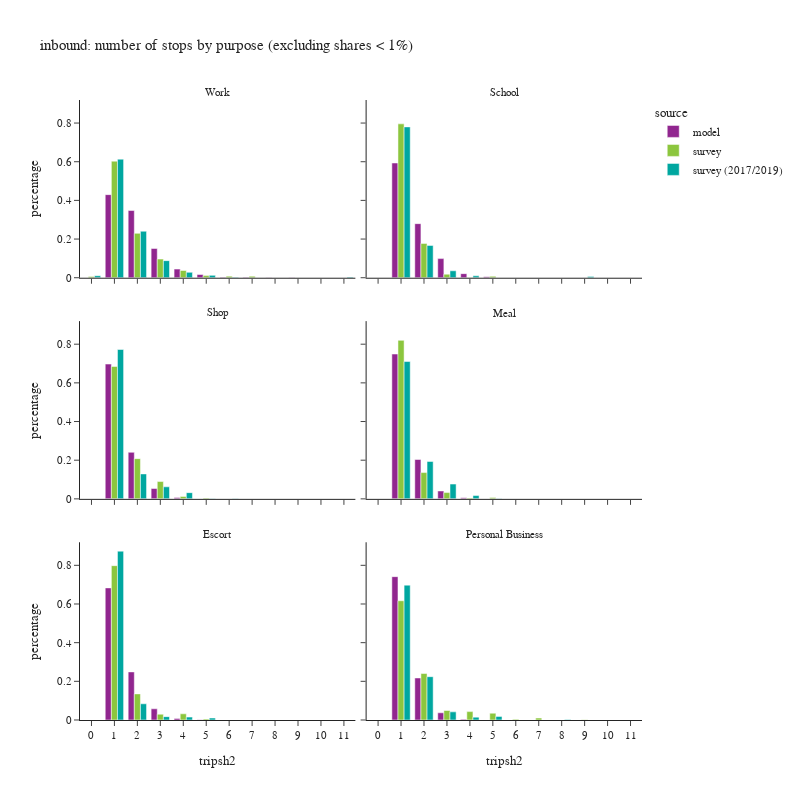

The cell this chart's notebook holds for it:
### Code cell
df_plot = df_tour.groupby(['tripsh2','pdpurp_label','source'])['toexpfac'].sum().reset_index()
df_plot['percentage'] = df_plot.groupby(['pdpurp_label','source'], group_keys=False)['toexpfac']. \
    apply(lambda x: x / float(x.sum()))
df_plot2 = df_plot.loc[df_plot['percentage'] > 0.001]

fig = px.bar(df_plot2.sort_values(['source','pdpurp_label']),
             x="tripsh2", y="percentage", color="source",barmode="group",
             facet_col='pdpurp_label', facet_col_wrap=2,
             hover_data=['toexpfac'],
             title="inbound: number of stops by purpose (excluding shares < 1%)")
fig.update_layout(height=800, width=800)
fig.for_each_annotation(lambda a: a.update(text = a.text.split("=")[-1]))
fig.for_each_xaxis(lambda a: a.update(dict(dtick = 1, categoryorder='category ascending')))
fig.show()

### Figure 1 — Plotly figure (JSON) as saved in the notebook; plotly's stock layout.template omitted (floating-point values rounded to 4 significant figures)
{"data": [{"alignmentgroup": "True", "customdata": [[652583], [527751], [229734], [67806], [25333], [3862], [2851], [2236], [1607]], "hovertemplate": "source=model<br>pdpurp_label=Work<br>tripsh2=%{x}<br>percentage=%{y}<br>toexpfac=%{customdata[0]}<extra></extra>", "legendgroup": "model", "marker": {"color": "#91268F", "pattern": {"shape": ""}}, "name": "model", "offsetgroup": "model", "orientation": "v", "showlegend": true, "textposition": "auto", "type": "bar", "x": [1, 2, 3, 4, 5, 6, 7, 8, 9], "xaxis": "x5", "y": [0.4298, 0.3476, 0.1513, 0.04466, 0.01669, 0.002544, 0.001878, 0.001473, 0.001058], "yaxis": "y5"}, {"alignmentgroup": "True", "customdata": [[309098], [145685], [51549], [11064], [2618]], "hovertemplate": "source=model<br>pdpurp_label=School<br>tripsh2=%{x}<br>percentage=%{y}<br>toexpfac=%{customdata[0]}<extra></extra>", "legendgroup": "model", "marker": {"color": "#91268F", "pattern": {"shape": ""}}, "name": "model", "offsetgroup": "model", "orientation": "v", "showlegend": false, "textposition": "auto", "type": "bar", "x": [1, 2, 3, 4, 5], "xaxis": "x6", "y": [0.5935, 0.2797, 0.09897, 0.02124, 0.005026], "yaxis": "y6"}, {"alignmentgroup": "True", "customdata": [[504593], [174269], [38712], [5224], [806]], "hovertemplate": "source=model<br>pdpurp_label=Shop<br>tripsh2=%{x}<br>percentage=%{y}<br>toexpfac=%{customdata[0]}<extra></extra>", "legendgroup": "model", "marker": {"color": "#91268F", "pattern": {"shape": ""}}, "name": "model", "offsetgroup": "model", "orientation": "v", "showlegend": false, "textposition": "auto", "type": "bar", "x": [1, 2, 3, 4, 5], "xaxis": "x3", "y": [0.6972, 0.2408, 0.05349, 0.007218, 0.001114], "yaxis": "y3"}, {"alignmentgroup": "True", "customdata": [[291977], [79336], [15888], [2204]], "hovertemplate": "source=model<br>pdpurp_label=Meal<br>tripsh2=%{x}<br>percentage=%{y}<br>toexpfac=%{customdata[0]}<extra></extra>", "legendgroup": "model", "marker": {"color": "#91268F", "pattern": {"shape": ""}}, "name": "model", "offsetgroup": "model", "orientation": "v", "showlegend": false, "textposition": "auto", "type": "bar", "x": [1, 2, 3, 4], "xaxis": "x4", "y": [0.749, 0.2035, 0.04076, 0.005654], "yaxis": "y4"}, {"alignmentgroup": "True", "customdata": [[443843], [161597], [37597], [5459], [882]], "hovertemplate": "source=model<br>pdpurp_label=Escort<br>tripsh2=%{x}<br>percentage=%{y}<br>toexpfac=%{customdata[0]}<extra></extra>", "legendgroup": "model", "marker": {"color": "#91268F", "pattern": {"shape": ""}}, "name": "model", "offsetgroup": "model", "orientation": "v", "showlegend": false, "textposition": "auto", "type": "bar", "x": [1, 2, 3, 4, 5], "xaxis": "x", "y": [0.6833, 0.2488, 0.05788, 0.008404, 0.001358], "yaxis": "y"}, {"alignmentgroup": "True", "customdata": [[303642], [89057], [15248], [1397]], "hovertemplate": "source=model<br>pdpurp_label=Personal Business<br>tripsh2=%{x}<br>percentage=%{y}<br>toexpfac=%{customdata[0]}<extra></extra>", "legendgroup": "model", "marker": {"color": "#91268F", "pattern": {"shape": ""}}, "name": "model", "offsetgroup": "model", "orientation": "v", "showlegend": false, "textposition": "auto", "type": "bar", "x": [1, 2, 3, 4], "xaxis": "x2", "y": [0.7414, 0.2175, 0.03723, 0.003411], "yaxis": "y2"}, {"alignmentgroup": "True", "customdata": [[8964.0], [837500.0], [318900.0], [133900.0], [51890.0], [15200.0], [11250.0], [10700.0]], "hovertemplate": "source=survey<br>pdpurp_label=Work<br>tripsh2=%{x}<br>percentage=%{y}<br>toexpfac=%{customdata[0]}<extra></extra>", "legendgroup": "survey", "marker": {"color": "#8CC63E", "pattern": {"shape": ""}}, "name": "survey", "offsetgroup": "survey", "orientation": "v", "showlegend": true, "textposition": "auto", "type": "bar", "x": [0, 1, 2, 3, 4, 5, 6, 7], "xaxis": "x5", "y": [0.006453, 0.6029, 0.2295, 0.09641, 0.03735, 0.01094, 0.008097, 0.007701], "yaxis": "y5"}, {"alignmentgroup": "True", "customdata": [[389300.0], [86870.0], [8943.0], [511.1], [3527.0]], "hovertemplate": "source=survey<br>pdpurp_label=School<br>tripsh2=%{x}<br>percentage=%{y}<br>toexpfac=%{customdata[0]}<extra></extra>", "legendgroup": "survey", "marker": {"color": "#8CC63E", "pattern": {"shape": ""}}, "name": "survey", "offsetgroup": "survey", "orientation": "v", "showlegend": false, "textposition": "auto", "type": "bar", "x": [1, 2, 3, 4, 5], "xaxis": "x6", "y": [0.7959, 0.1776, 0.01828, 0.001045, 0.007211], "yaxis": "y6"}, {"alignmentgroup": "True", "customdata": [[447100.0], [135800.0], [58480.0], [8263.0], [2524.0]], "hovertemplate": "source=survey<br>pdpurp_label=Shop<br>tripsh2=%{x}<br>percentage=%{y}<br>toexpfac=%{customdata[0]}<extra></extra>", "legendgroup": "survey", "marker": {"color": "#8CC63E", "pattern": {"shape": ""}}, "name": "survey", "offsetgroup": "survey", "orientation": "v", "showlegend": false, "textposition": "auto", "type": "bar", "x": [1, 2, 3, 4, 5], "xaxis": "x3", "y": [0.6848, 0.208, 0.08957, 0.01266, 0.003866], "yaxis": "y3"}, {"alignmentgroup": "True", "customdata": [[287800.0], [47770.0], [11440.0], [1657.0], [2424.0]], "hovertemplate": "source=survey<br>pdpurp_label=Meal<br>tripsh2=%{x}<br>percentage=%{y}<br>toexpfac=%{customdata[0]}<extra></extra>", "legendgroup": "survey", "marker": {"color": "#8CC63E", "pattern": {"shape": ""}}, "name": "survey", "offsetgroup": "survey", "orientation": "v", "showlegend": false, "textposition": "auto", "type": "bar", "x": [1, 2, 3, 4, 5], "xaxis": "x4", "y": [0.8198, 0.1361, 0.03257, 0.00472, 0.006904], "yaxis": "y4"}, {"alignmentgroup": "True", "customdata": [[435000.0], [73590.0], [16310.0], [17410.0], [2583.0]], "hovertemplate": "source=survey<br>pdpurp_label=Escort<br>tripsh2=%{x}<br>percentage=%{y}<br>toexpfac=%{customdata[0]}<extra></extra>", "legendgroup": "survey", "marker": {"color": "#8CC63E", "pattern": {"shape": ""}}, "name": "survey", "offsetgroup": "survey", "orientation": "v", "showlegend": false, "textposition": "auto", "type": "bar", "x": [1, 2, 3, 4, 5], "xaxis": "x", "y": [0.7983, 0.135, 0.02994, 0.03195, 0.004741], "yaxis": "y"}, {"alignmentgroup": "True", "customdata": [[213400.0], [83210.0], [17030.0], [15010.0], [12140.0], [1243.0], [3499.0], [519.0]], "hovertemplate": "source=survey<br>pdpurp_label=Personal Business<br>tripsh2=%{x}<br>percentage=%{y}<br>toexpfac=%{customdata[0]}<extra></extra>", "legendgroup": "survey", "marker": {"color": "#8CC63E", "pattern": {"shape": ""}}, "name": "survey", "offsetgroup": "survey", "orientation": "v", "showlegend": false, "textposition": "auto", "type": "bar", "x": [1, 2, 3, 4, 5, 6, 7, 9], "xaxis": "x2", "y": [0.6167, 0.2404, 0.04922, 0.04337, 0.03507, 0.003591, 0.01011, 0.0015], "yaxis": "y2"}, {"alignmentgroup": "True", "customdata": [[17190.0], [1003000.0], [393200.0], [144600.0], [45630.0], [19990.0], [3356.0], [6034.0]], "hovertemplate": "source=survey (2017/2019)<br>pdpurp_label=Work<br>tripsh2=%{x}<br>percentage=%{y}<br>toexpfac=%{customdata[0]}<extra></extra>", "legendgroup": "survey (2017/2019)", "marker": {"color": "#00A7A0", "pattern": {"shape": ""}}, "name": "survey (2017/2019)", "offsetgroup": "survey (2017/2019)", "orientation": "v", "showlegend": true, "textposition": "auto", "type": "bar", "x": [0, 1, 2, 3, 4, 5, 6, 11], "xaxis": "x5", "y": [0.01051, 0.6133, 0.2405, 0.08847, 0.02791, 0.01223, 0.002052, 0.003691], "yaxis": "y5"}, {"alignmentgroup": "True", "customdata": [[409900.0], [87780.0], [18860.0], [5201.0], [3064.0]], "hovertemplate": "source=survey (2017/2019)<br>pdpurp_label=School<br>tripsh2=%{x}<br>percentage=%{y}<br>toexpfac=%{customdata[0]}<extra></extra>", "legendgroup": "survey (2017/2019)", "marker": {"color": "#00A7A0", "pattern": {"shape": ""}}, "name": "survey (2017/2019)", "offsetgroup": "survey (2017/2019)", "orientation": "v", "showlegend": false, "textposition": "auto", "type": "bar", "x": [1, 2, 3, 4, 9], "xaxis": "x6", "y": [0.7802, 0.1671, 0.03589, 0.0099, 0.005833], "yaxis": "y6"}, {"alignmentgroup": "True", "customdata": [[607400.0], [101500.0], [48990.0], [25260.0], [1334.0], [1738.0]], "hovertemplate": "source=survey (2017/2019)<br>pdpurp_label=Shop<br>tripsh2=%{x}<br>percentage=%{y}<br>toexpfac=%{customdata[0]}<extra></extra>", "legendgroup": "survey (2017/2019)", "marker": {"color": "#00A7A0", "pattern": {"shape": ""}}, "name": "survey (2017/2019)", "offsetgroup": "survey (2017/2019)", "orientation": "v", "showlegend": false, "textposition": "auto", "type": "bar", "x": [1, 2, 3, 4, 5, 6], "xaxis": "x3", "y": [0.7726, 0.1291, 0.06231, 0.03213, 0.001697, 0.002211], "yaxis": "y3"}, {"alignmentgroup": "True", "customdata": [[262300.0], [71480.0], [28250.0], [6376.0], [832.8]], "hovertemplate": "source=survey (2017/2019)<br>pdpurp_label=Meal<br>tripsh2=%{x}<br>percentage=%{y}<br>toexpfac=%{customdata[0]}<extra></extra>", "legendgroup": "survey (2017/2019)", "marker": {"color": "#00A7A0", "pattern": {"shape": ""}}, "name": "survey (2017/2019)", "offsetgroup": "survey (2017/2019)", "orientation": "v", "showlegend": false, "textposition": "auto", "type": "bar", "x": [1, 2, 3, 4, 5], "xaxis": "x4", "y": [0.7102, 0.1935, 0.07649, 0.01726, 0.002255], "yaxis": "y4"}, {"alignmentgroup": "True", "customdata": [[379800.0], [36480.0], [7596.0], [6501.0], [4435.0]], "hovertemplate": "source=survey (2017/2019)<br>pdpurp_label=Escort<br>tripsh2=%{x}<br>percentage=%{y}<br>toexpfac=%{customdata[0]}<extra></extra>", "legendgroup": "survey (2017/2019)", "marker": {"color": "#00A7A0", "pattern": {"shape": ""}}, "name": "survey (2017/2019)", "offsetgroup": "survey (2017/2019)", "orientation": "v", "showlegend": false, "textposition": "auto", "type": "bar", "x": [1, 2, 3, 4, 5], "xaxis": "x", "y": [0.8733, 0.08388, 0.01747, 0.01495, 0.0102], "yaxis": "y"}, {"alignmentgroup": "True", "customdata": [[568500.0], [182600.0], [34270.0], [12100.0], [15260.0], [1823.0]], "hovertemplate": "source=survey (2017/2019)<br>pdpurp_label=Personal Business<br>tripsh2=%{x}<br>percentage=%{y}<br>toexpfac=%{customdata[0]}<extra></extra>", "legendgroup": "survey (2017/2019)", "marker": {"color": "#00A7A0", "pattern": {"shape": ""}}, "name": "survey (2017/2019)", "offsetgroup": "survey (2017/2019)", "orientation": "v", "showlegend": false, "textposition": "auto", "type": "bar", "x": [1, 2, 3, 4, 5, 8], "xaxis": "x2", "y": [0.6976, 0.2241, 0.04205, 0.01485, 0.01873, 0.002237], "yaxis": "y2"}], "layout": {"annotations": [{"font": {}, "showarrow": false, "text": "Escort", "x": 0.245, "xanchor": "center", "xref": "paper", "y": 0.2867, "yanchor": "bottom", "yref": "paper"}, {"font": {}, "showarrow": false, "text": "Personal Business", "x": 0.755, "xanchor": "center", "xref": "paper", "y": 0.2867, "yanchor": "bottom", "yref": "paper"}, {"font": {}, "showarrow": false, "text": "Shop", "x": 0.245, "xanchor": "center", "xref": "paper", "y": 0.6433, "yanchor": "bottom", "yref": "paper"}, {"font": {}, "showarrow": false, "text": "Meal", "x": 0.755, "xanchor": "center", "xref": "paper", "y": 0.6433, "yanchor": "bottom", "yref": "paper"}, {"font": {}, "showarrow": false, "text": "Work", "x": 0.245, "xanchor": "center", "xref": "paper", "y": 1.0, "yanchor": "bottom", "yref": "paper"}, {"font": {}, "showarrow": false, "text": "School", "x": 0.755, "xanchor": "center", "xref": "paper", "y": 1.0, "yanchor": "bottom", "yref": "paper"}], "barmode": "group", "height": 800, "legend": {"title": {"text": "source"}, "tracegroupgap": 0}, "title": {"text": "inbound: number of stops by purpose (excluding shares < 1%)"}, "width": 800, "xaxis": {"anchor": "y", "categoryorder": "category ascending", "domain": [0, 0.49], "dtick": 1, "title": {"text": "tripsh2"}}, "xaxis2": {"anchor": "y2", "categoryorder": "category ascending", "domain": [0.51, 1], "dtick": 1, "matches": "x", "title": {"text": "tripsh2"}}, "xaxis3": {"anchor": "y3", "categoryorder": "category ascending", "domain": [0, 0.49], "dtick": 1, "matches": "x", "showticklabels": false}, "xaxis4": {"anchor": "y4", "categoryorder": "category ascending", "domain": [0.51, 1], "dtick": 1, "matches": "x", "showticklabels": false}, "xaxis5": {"anchor": "y5", "categoryorder": "category ascending", "domain": [0, 0.49], "dtick": 1, "matches": "x", "showticklabels": false}, "xaxis6": {"anchor": "y6", "categoryorder": "category ascending", "domain": [0.51, 1], "dtick": 1, "matches": "x", "showticklabels": false}, "yaxis": {"anchor": "x", "domain": [0, 0.2867], "title": {"text": "percentage"}}, "yaxis2": {"anchor": "x2", "domain": [0, 0.2867], "matches": "y", "showticklabels": false}, "yaxis3": {"anchor": "x3", "domain": [0.3567, 0.6433], "matches": "y", "title": {"text": "percentage"}}, "yaxis4": {"anchor": "x4", "domain": [0.3567, 0.6433], "matches": "y", "showticklabels": false}, "yaxis5": {"anchor": "x5", "domain": [0.7133, 1.0], "matches": "y", "title": {"text": "percentage"}}, "yaxis6": {"anchor": "x6", "domain": [0.7133, 1.0], "matches": "y", "showticklabels": false}}}
